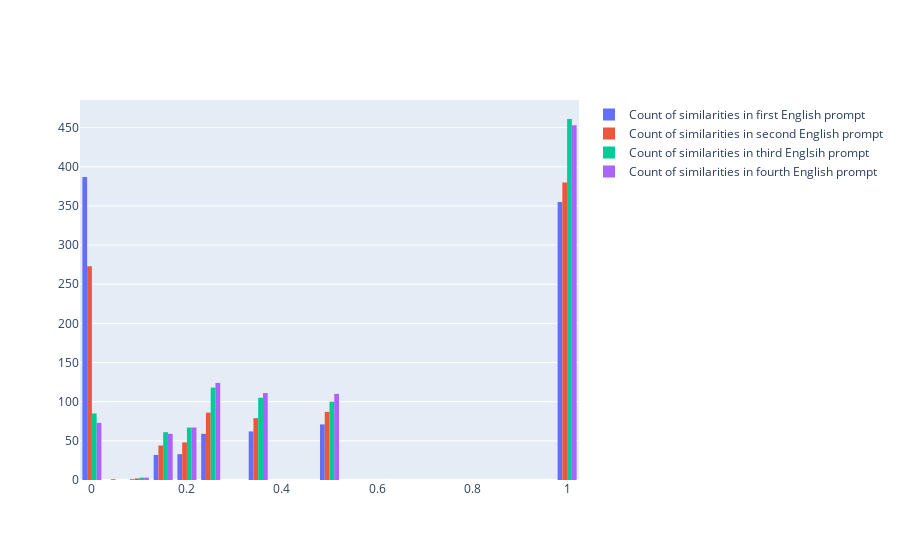

The cell this chart's notebook holds for it:
### Code cell
import plotly.graph_objects as go


fig = go.Figure()
fig.add_trace(go.Histogram(histfunc="count", y=dataset['similarity_eng_p1'], x=dataset['similarity_eng_p1'], name="Count of similarities in first English prompt"))
fig.add_trace(go.Histogram(histfunc="count", y=dataset['similarity_eng_p2'], x=dataset['similarity_eng_p2'], name="Count of similarities in second English prompt"))
fig.add_trace(go.Histogram(histfunc="count", y=dataset['similarity_eng_p3'], x=dataset['similarity_eng_p3'], name="Count of similarities in third Englsih prompt"))
fig.add_trace(go.Histogram(histfunc="count", y=dataset['similarity_eng_p4'], x=dataset['similarity_eng_p4'], name="Count of similarities in fourth English prompt"))

fig.show()

### Figure 1 — Plotly figure (JSON) as saved in the notebook; plotly's stock layout.template omitted (floating-point values rounded to 4 significant figures; data arrays with more than 128 entries replaced by an {"elided": "..."} marker saying what was removed)
{"data": [{"histfunc": "count", "name": "Count of similarities in first English prompt", "type": "histogram", "x": {"elided": "1000 float values"}, "y": {"elided": "1000 float values"}}, {"histfunc": "count", "name": "Count of similarities in second English prompt", "type": "histogram", "x": {"elided": "1000 float values"}, "y": {"elided": "1000 float values"}}, {"histfunc": "count", "name": "Count of similarities in third Englsih prompt", "type": "histogram", "x": {"elided": "1000 float values"}, "y": {"elided": "1000 float values"}}, {"histfunc": "count", "name": "Count of similarities in fourth English prompt", "type": "histogram", "x": {"elided": "1000 float values"}, "y": {"elided": "1000 float values"}}], "layout": {}}
